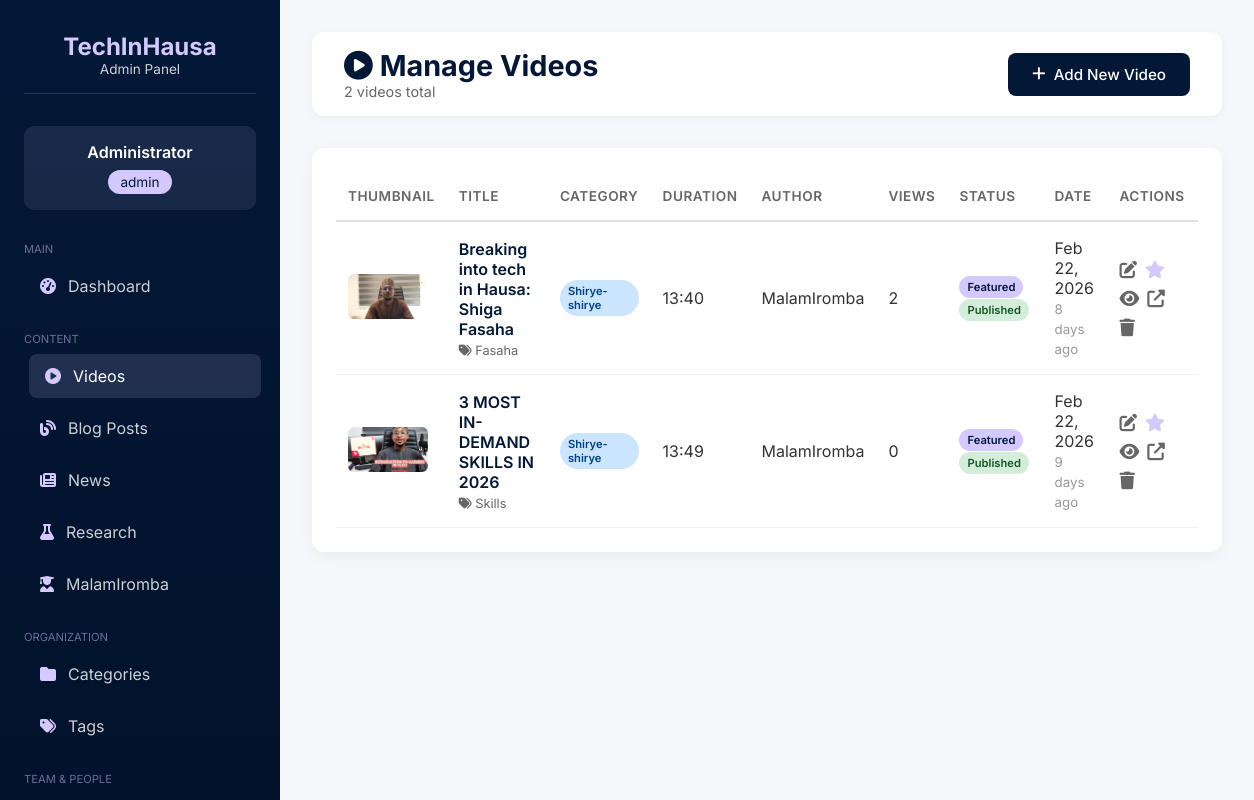
/admin/videos.php (signed in), run on the app's committed database.
### tables this page shows
CREATE TABLE `videos` (
  `id` int(11) NOT NULL,
  `title` varchar(255) NOT NULL,
  `slug` varchar(255) NOT NULL,
  `category_id` int(11) DEFAULT NULL,
  `tags` varchar(255) DEFAULT NULL,
  `excerpt` text DEFAULT NULL,
  `description` text DEFAULT NULL,
  `featured_image` varchar(255) DEFAULT NULL,
  `video_url` varchar(255) NOT NULL,
  `video_duration` varchar(20) DEFAULT NULL,
  `author` varchar(100) DEFAULT NULL,
  `views` int(11) DEFAULT 0,
  `is_featured` tinyint(1) DEFAULT 0,
  `is_published` tinyint(1) DEFAULT 1,
  `published_at` datetime DEFAULT NULL,
  `created_at` timestamp NOT NULL DEFAULT current_timestamp(),
  `updated_at` timestamp NOT NULL DEFAULT current_timestamp() ON UPDATE current_timestamp()
);

CREATE TABLE `categories` (
  `id` int(11) NOT NULL,
  `name` varchar(100) NOT NULL,
  `slug` varchar(100) NOT NULL,
  `type` enum('video','blog','news','research') NOT NULL,
  `description` text DEFAULT NULL,
  `icon` varchar(50) DEFAULT NULL,
  `created_at` timestamp NOT NULL DEFAULT current_timestamp()
);

### includes/auth.php (called while the page is built, shortened)
<?php
function isLoggedIn() {
    return isset($_SESSION['admin_logged_in']) && $_SESSION['admin_logged_in'] === true;
}
function getCurrentUser() {
    return [
        'id' => $_SESSION['admin_user_id'] ?? null,
        'username' => $_SESSION['admin_username'] ?? null,
        'name' => $_SESSION['admin_name'] ?? null,
        'role' => $_SESSION['admin_role'] ?? null
    ];
}
function get_current_admin($conn) {
    return getCurrentUser();
}
function time_ago($datetime) {
    $time = strtotime($datetime);
    $now = time();
    $diff = $now - $time;
    if ($diff < 60) {
        return $diff . ' seconds ago';
    } elseif ($diff < 3600) {
        $mins = floor($diff / 60);
        return $mins . ' minute' . ($mins > 1 ? 's' : '') . ' ago';
    } elseif ($diff < 86400) {
        $hours = floor($diff / 3600);
        return $hours . ' hour' . ($hours > 1 ? 's' : '') . ' ago';
    } elseif ($diff < 2592000) {
        $days = floor($diff / 86400);
        return $days . ' day' . ($days > 1 ? 's' : '') . ' ago';
    } else {
        return date('M j, Y', $time);
    }
}
?>

### admin/videos.php (the view, shortened to what this page needs)
<?php
require_once __DIR__ . "/../includes/db.php";
require_once __DIR__ . "/../includes/auth.php";
global $conn;
$action = isset($_GET['action']) ? $_GET['action'] : 'list';
$videos = [];
if ($action === 'list') {
    $result = mysqli_query($conn, "
        SELECT v.*, c.name as category_name
        FROM videos v
        LEFT JOIN categories c ON v.category_id = c.id
        ORDER BY v.created_at DESC
    ");
    if ($result) {
        while ($row = mysqli_fetch_assoc($result)) {
            $videos[] = $row;
        }
    }
}
$current_admin = get_current_admin($conn);
$admin_name = $current_admin['name'] ?? $current_admin['username'] ?? 'Admin';
$admin_role = $current_admin['role'] ?? 'Administrator';
?>
<!DOCTYPE html>
<html lang="en">
<head>
    <link rel="stylesheet" href="https://cdnjs.cloudflare.com/ajax/libs/font-awesome/6.4.0/css/all.min.css">
</head>
<body>
    <div class="admin-wrapper">
        <aside class="sidebar">
            <div class="sidebar-header">
                <h2>TechInHausa</h2>
                <p>Admin Panel</p>
            </div>
            <div class="admin-info">
                <div class="admin-name"><?php echo htmlspecialchars($admin_name); ?></div>
                <div class="admin-role"><?php echo htmlspecialchars($admin_role); ?></div>
            </div>
            <ul class="nav-menu">
                <li class="nav-section">Main</li>
                <li class="nav-item">
                    <a href="dashboard.php" class="nav-link">
                        <i class="fas fa-tachometer-alt"></i>
                        <span>Dashboard</span>
                    </a>
                </li>
                <li class="nav-section">Content</li>
                <li class="nav-item">
                    <a href="videos.php" class="nav-link active">
                        <i class="fas fa-play-circle"></i>
                        <span>Videos</span>
                    </a>
                </li>
                <li class="nav-item">
                    <a href="blog.php" class="nav-link">
                        <i class="fas fa-blog"></i>
                        <span>Blog Posts</span>
                    </a>
                </li>
                <li class="nav-item">
                    <a href="news.php" class="nav-link">
                        <i class="fas fa-newspaper"></i>
                        <span>News</span>
                    </a>
                </li>
                <li class="nav-item">
                    <a href="research.php" class="nav-link">
                        <i class="fas fa-flask"></i>
                        <span>Research</span>
                    </a>
                </li>
                <li class="nav-item">
                    <a href="creator.php" class="nav-link">
                        <i class="fas fa-user-graduate"></i>
                        <span>MalamIromba</span>
                    </a>
                </li>
                <li class="nav-section">Organization</li>
                <li class="nav-item">
                    <a href="categories.php" class="nav-link">
                        <i class="fas fa-folder"></i>
                        <span>Categories</span>
                    </a>
                </li>
                <li class="nav-item">
                    <a href="tags.php" class="nav-link">
                        <i class="fas fa-tags"></i>
                        <span>Tags</span>
                    </a>
                </li>
                <li class="nav-section">Team & People</li>
                <li class="nav-item">
                    <a href="team_members.php" class="nav-link">
                    </a>
                </li>
            </ul>
        </aside>
        <main class="main-content">
            <div class="top-bar">
                <div class="page-title">
                    <h1>
                        <?php if ($action === 'add'): ?>
                            <i class="fas fa-plus-circle"></i> Add New Video
                        <?php elseif ($action === 'edit'): ?>
                            <i class="fas fa-edit"></i> Edit Video
                        <?php else: ?>
                            <i class="fas fa-play-circle"></i> Manage Videos
                        <?php endif; ?>
                    </h1>
                    <p>
                        <?php if ($action === 'list'): ?>
                            <?php echo count($videos); ?> videos total
                        <?php else: ?>
                            Fill in the details below
                        <?php endif; ?>
                    </p>
                </div>
                <div class="action-buttons">
                    <?php if ($action === 'list'): ?>
                        <a href="?action=add" class="btn btn-primary">
                            <i class="fas fa-plus"></i> Add New Video
                        </a>
                    <?php else: ?>
                        <a href="videos.php" class="btn btn-warning">
                            <i class="fas fa-arrow-left"></i> Back to List
                        </a>
                    <?php endif; ?>
                </div>
            </div>
            <?php if ($action === 'list'): ?>
                <div class="table-container">
                    <?php if (empty($videos)): ?>
                        <div class="empty-state">
                            <i class="fas fa-video"></i>
                            <h3>No Videos Found</h3>
                            <p>Get started by adding your first video.</p>
                            <a href="?action=add" class="btn btn-primary" style="margin-top: 1rem;">
                                <i class="fas fa-plus"></i> Add New Video
                            </a>
                        </div>
                    <?php else: ?>
                        <table>
                            <thead>
                                <tr>
                                    <th>Thumbnail</th>
                                    <th>Title</th>
                                    <th>Category</th>
                                    <th>Duration</th>
                                    <th>Author</th>
                                    <th>Views</th>
                                    <th>Status</th>
                                    <th>Date</th>
                                    <th>Actions</th>
                                </tr>
                            </thead>
                            <tbody>
                                <?php foreach ($videos as $video): ?>
                                <tr>
                                    <td>
                                        <?php if (!empty($video['featured_image'])): ?>
                                            <img src="<?php echo SITE_URL; ?>/uploads/videos/<?php echo htmlspecialchars($video['featured_image']); ?>"
                                                 alt="<?php echo htmlspecialchars($video['title']); ?>"
                                                 class="video-thumb">
                                        <?php else: ?>
                                            <div style="width: 80px; height: 45px; background: #f0f0f0; border-radius: 6px; display: flex; align-items: center; justify-content: center;">
                                                <i class="fas fa-video" style="color: #ccc;"></i>
                                            </div>
                                        <?php endif; ?>
                                    </td>
                                    <td>
                                        <div class="video-title"><?php echo htmlspecialchars($video['title']); ?></div>
                                        <?php if (!empty($video['tags'])): ?>
                                            <div class="video-meta">
                                                <i class="fas fa-tags"></i> <?php echo htmlspecialchars($video['tags']); ?>
                                            </div>
                                        <?php endif; ?>
                                    </td>
                                    <td>
                                        <?php if (!empty($video['category_name'])): ?>
                                            <span class="badge badge-info"><?php echo htmlspecialchars($video['category_name']); ?></span>
                                        <?php else: ?>
                                            <span class="badge" style="background: #f0f0f0;">Uncategorized</span>
                                        <?php endif; ?>
                                    </td>
                                    <td><?php echo htmlspecialchars($video['video_duration'] ?? '--:--'); ?></td>
                                    <td><?php echo htmlspecialchars($video['author'] ?? 'Admin'); ?></td>
                                    <td><?php echo number_format($video['views'] ?? 0); ?></td>
                                    <td>
                                        <?php if ($video['is_featured']): ?>
                                            <span class="badge badge-featured">Featured</span>
                                        <?php endif; ?>
                                        <?php if ($video['is_published']): ?>
                                            <span class="badge badge-success">Published</span>
                                        <?php else: ?>
                                            <span class="badge badge-warning">Draft</span>
                                        <?php endif; ?>
                                    </td>
                                    <td>
                                        <div><?php echo date('M j, Y', strtotime($video['published_at'] ?? $video['created_at'])); ?></div>
                                        <small style="color: #999;"><?php echo time_ago($video['created_at']); ?></small>
                                    </td>
                                    <td>
                                        <div class="action-group">
                                            <a href="?action=edit&id=<?php echo $video['id']; ?>"
                                               class="action-icon" title="Edit">
                                                <i class="fas fa-edit"></i>
                                            </a>
                                            <a href="?action=toggle_featured&id=<?php echo $video['id']; ?>"
                                               class="action-icon" title="<?php echo $video['is_featured'] ? 'Remove Featured' : 'Make Featured'; ?>">
                                                <i class="fas fa-star" style="color: <?php echo $video['is_featured'] ? '#D3C9FE' : '#666'; ?>"></i>
                                            </a>
                                            <a href="?action=toggle_publish&id=<?php echo $video['id']; ?>"
                                               class="action-icon" title="<?php echo $video['is_published'] ? 'Unpublish' : 'Publish'; ?>">
                                                <i class="fas <?php echo $video['is_published'] ? 'fa-eye' : 'fa-eye-slash'; ?>"></i>
                                            </a>
                                            <a href="<?php echo SITE_URL; ?>/videos/<?php echo $video['slug']; ?>"
                                               class="action-icon" title="View" target="_blank">
                                                <i class="fas fa-external-link-alt"></i>
                                            </a>
                                            <a href="?action=delete&id=<?php echo $video['id']; ?>"
                                               class="action-icon delete" title="Delete"
                                               onclick="return confirm('Are you sure you want to delete this video? This action cannot be undone.')">
                                                <i class="fas fa-trash"></i>
                                            </a>
                                        </div>
                                    </td>
                                </tr>
                                <?php endforeach; ?>
                            </tbody>
                        </table>
                    <?php endif; ?>
                </div>
            <?php endif; ?>
        </main>
    </div>
</body>
</html>

### data on the page
videos: featured_image (picture), title "Breaking into tech in Hausa: Shiga Fasaha", tags "Fasaha", category.name "Shirye-shirye", video_duration "13:40", author "MalamIromba", views "2", is_featured "Featured", is_published "Published", published_at "Feb 22, 2026", created_at "8 days ago"
videos: featured_image (picture), title "3 MOST IN-DEMAND SKILLS IN 2026", tags "Skills", category.name "Shirye-shirye", video_duration "13:49", author "MalamIromba", views "0", is_featured "Featured", is_published "Published", published_at "Feb 22, 2026", created_at "9 days ago"

### other printed values
$admin_name "Administrator"
$admin_role "admin"
count($videos) "2"
